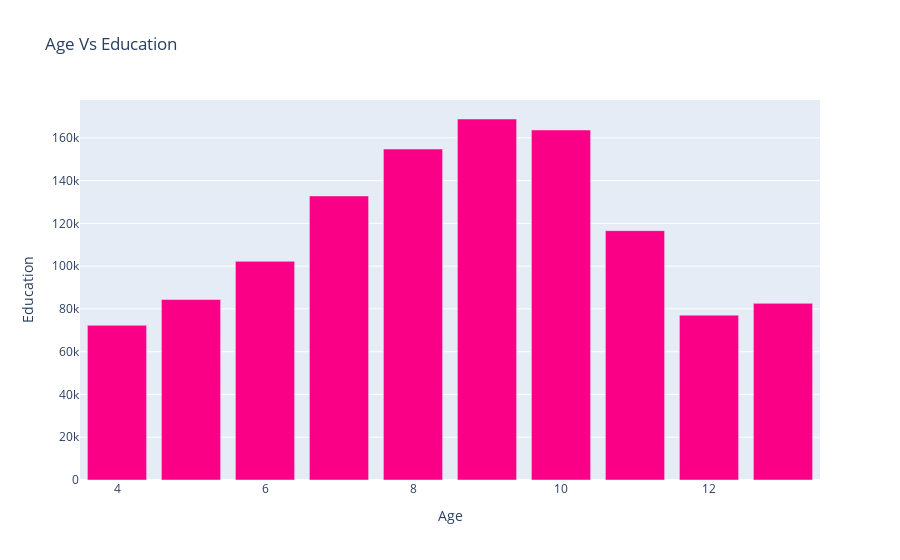

Notebook code cell kept with this figure:
### Code cell
age_edu = df.groupby("Age")["Education"].sum().sort_values(ascending=False).head(10).reset_index()
fig = px.bar(age_edu, x="Age", y="Education", title="Age Vs Education", color_discrete_sequence=px.colors.qualitative.Alphabet_r)
fig.show()

### Figure 1 — Plotly figure (JSON) as saved in the notebook; plotly's stock layout.template omitted (floating-point values rounded to 4 significant figures)
{"data": [{"hovertemplate": "Age=%{x}<br>Education=%{y}<extra></extra>", "legendgroup": "", "marker": {"color": "#FA0087", "pattern": {"shape": ""}}, "name": "", "orientation": "v", "showlegend": false, "textposition": "auto", "type": "bar", "x": [9, 10, 8, 7, 11, 6, 5, 13, 12, 4], "xaxis": "x", "y": [168823, 163693, 154783, 132841, 116599, 102259, 84405, 82607, 77089, 72343], "yaxis": "y"}], "layout": {"barmode": "relative", "legend": {"tracegroupgap": 0}, "title": {"text": "Age Vs Education"}, "xaxis": {"anchor": "y", "domain": [0, 1], "title": {"text": "Age"}}, "yaxis": {"anchor": "x", "domain": [0, 1], "title": {"text": "Education"}}}}
